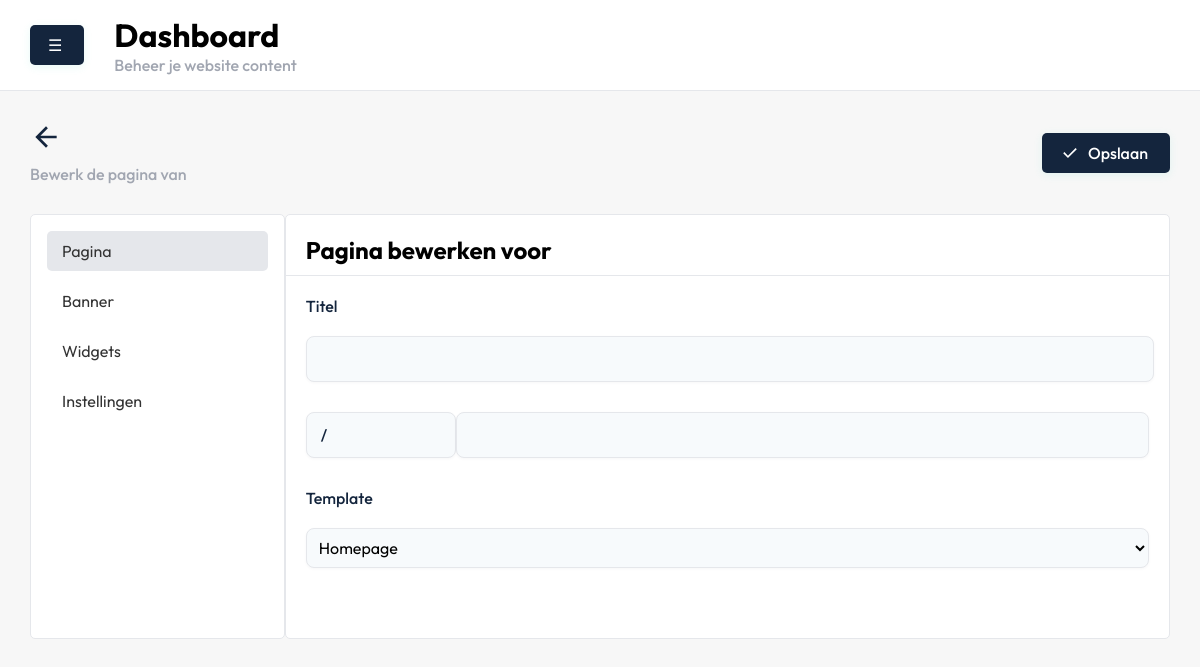
Page /dashboard/pages/edit.php on the earlier database version.
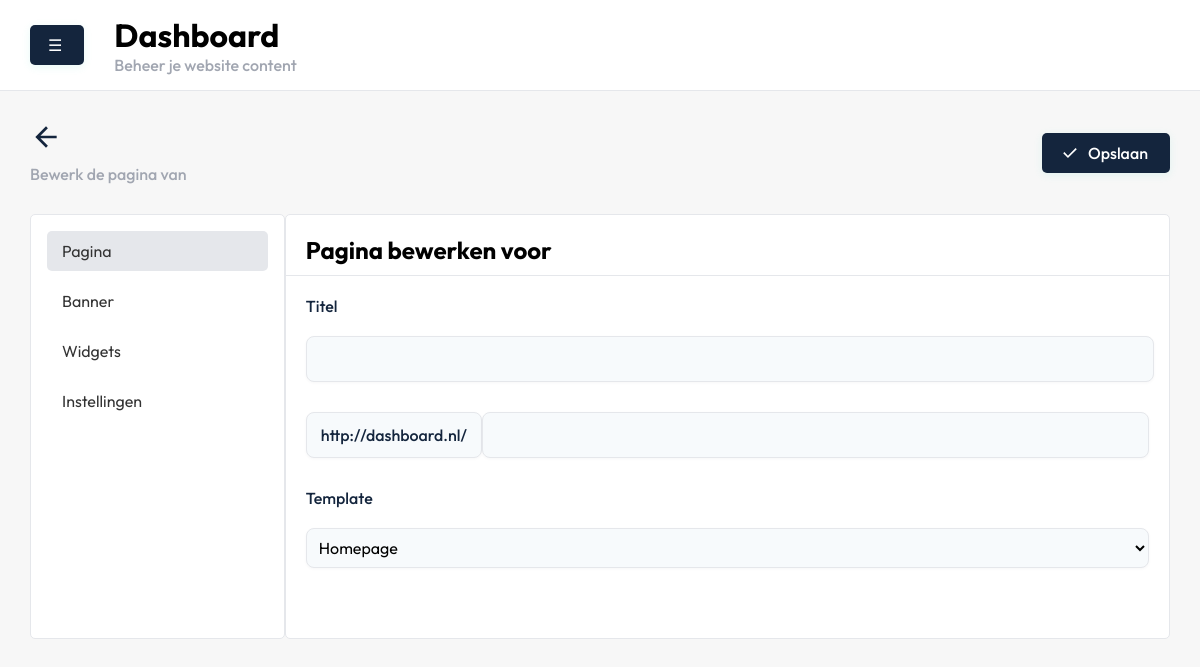
Same page on the later database version.
### tables this page shows
CREATE TABLE IF NOT EXISTS `options` (
  `id` int NOT NULL AUTO_INCREMENT,
  `key` varchar(255) NOT NULL,
  `value` varchar(255) NOT NULL,
  PRIMARY KEY (`id`)
);

### controllers/options/options.php (called while the page is built, shortened)
<?php
function getOption($conn, $key) {
    $stmt = $conn->prepare("SELECT value FROM options WHERE `key` = ?");
    $stmt->execute([$key]);
    return $stmt->fetchColumn();
}
?>

### controllers/controller.php (called while the page is built, shortened)
<?php
require_once('pages/addPages.php');
require_once('pages/edit.php');
require_once('widgets/addWidgets.php');
require_once('options/options.php');
$dashboardUrl = rtrim(getOption($conn, 'dashboard_url'), '/') . '/';
?>

### controllers/pages/edit.php (called while the page is built, shortened)
<?php
require_once __DIR__ . '/../../config/config.php';
$id = isset($_GET['id']) ? (int) $_GET['id'] : 0;
$stmt = $conn->prepare("
    SELECT pages.*, pageContent.title AS title, pageContent.meta_title AS metatitle, pageContent.meta_description AS metadescription, pageContent.id AS content_id
    FROM pages
    INNER JOIN pageContent ON pages.pagecontent_id = pageContent.id
    WHERE pages.id = :id
");
$stmt->execute(['id' => $id]);
$page = $stmt->fetch(PDO::FETCH_ASSOC);
?>

### dashboard/pages/edit.php (the view, shortened to what the changed rows need)
<?php
require_once  '../../controllers/controller.php';
include('../includes/header.php');
?>
<form method="post" action="" onsubmit="isUpdated = false;">
    <section id="pages">
        <div class="container">
            <div class="justify-between">
                <div class="intro">
                    <h2 class="flex"><a href="./index.php"><svg xmlns="http://www.w3.org/2000/svg" height="32px"
                                viewBox="0 -960 960 960" width="32px" fill="#14253D">
                                <path d="m313-440 224 224-57 56-320-320 320-320 57 56-224 224h487v80H313Z" />
                            </svg></a><?= htmlspecialchars($page['title']) ?></h2>
                </div>
            </div>
        </div>
    </section>
    <section id="pages_edit">
        <div class="container">
            <div class="flex">
                <div class="content">
                    <div class="content-section active" id="page">
                        <div class="header">
                            <h2>Pagina bewerken voor <?= htmlspecialchars($page['title']) ?></h2>
                        </div>
                        <div class="info">
                            <div class="form-group">
                                <div class="form-row-flex">
                                    <label for="url"><?= htmlspecialchars($dashboardUrl) ?></label>
                                    <input type="text" id="url" name="url" value="<?= htmlspecialchars($page['url']) ?>"
                                        <?= empty($page['url']) ? 'readonly' : 'required' ?>>
                                </div>
                            </div>
                        </div>
                    </div>
                </div>
            </div>
        </div>
    </section>
</form>
<?php include '../includes/footer.php'; ?>

Differences in the rows shown:
added options: value "http://dashboard.nl/"
Other differences:
$dashboardUrl: "/" → (not shown)
